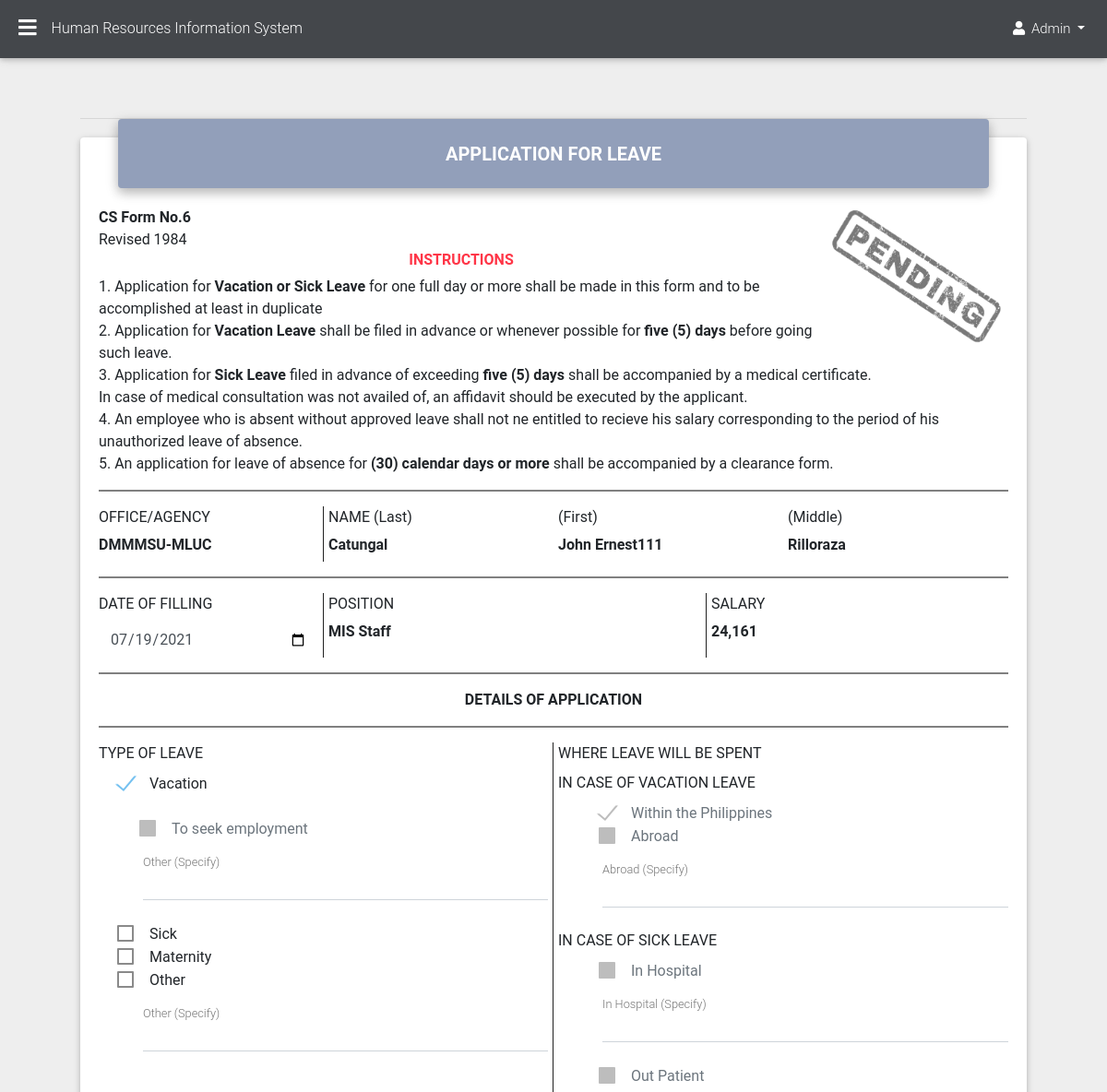
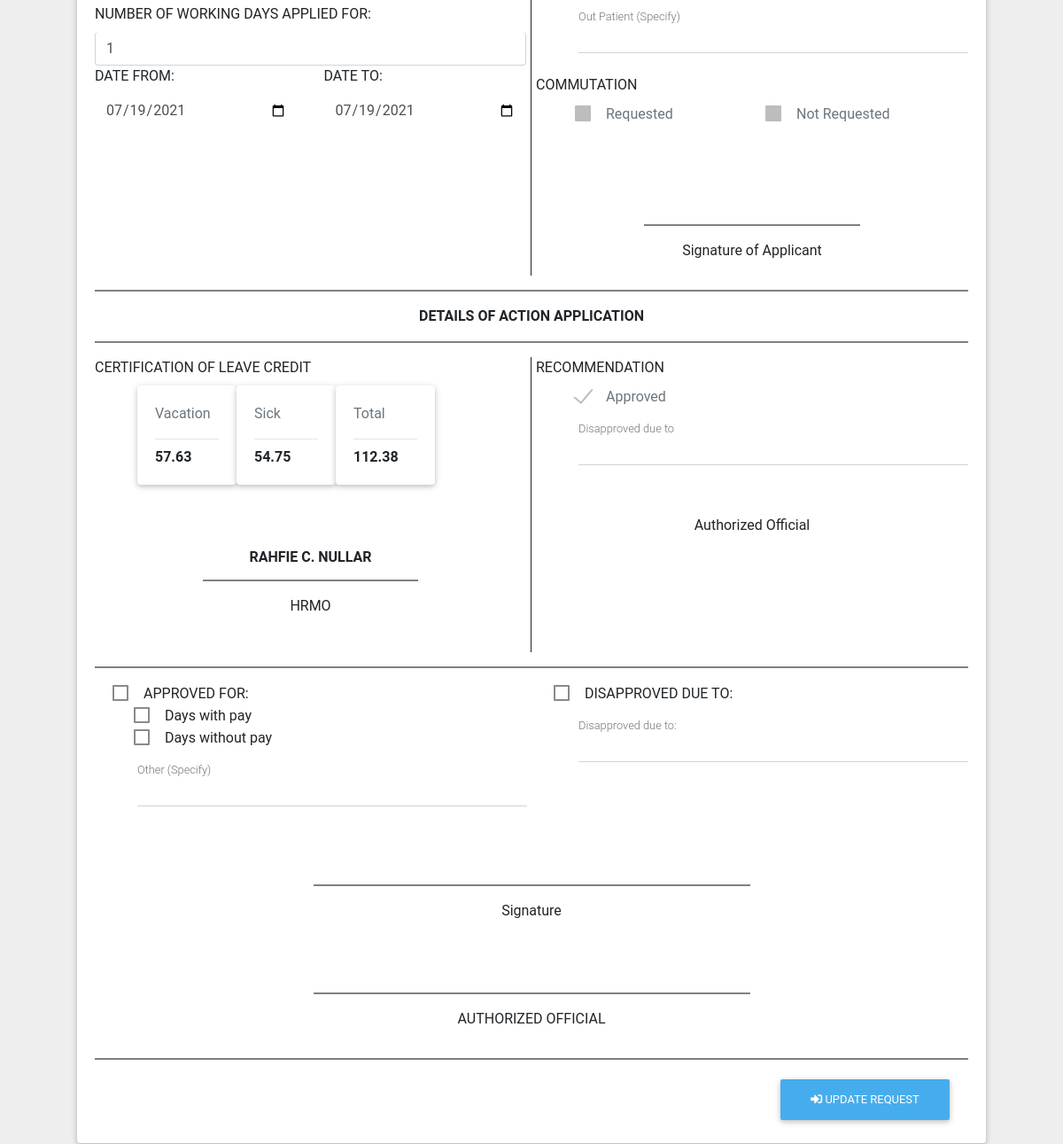
The app's page /HR-ADMIN/page/employee_leave/employee_leave_profile.php?editt=35 (signed in) with its own data (2 pictures, top to bottom).
### tables this page shows
CREATE TABLE `emp_profile` (
  `profile_id` int(11) NOT NULL,
  `employee_picture` varchar(100) NOT NULL DEFAULT ' ',
  `employee_firstname` varchar(100) NOT NULL DEFAULT ' ',
  `employee_middlename` varchar(100) NOT NULL DEFAULT ' ',
  `employee_lastname` varchar(100) NOT NULL DEFAULT ' ',
  `employee_extensionname` varchar(100) NOT NULL DEFAULT ' ',
  `employee_datebirth` date NOT NULL,
  `employee_placebirth` varchar(100) NOT NULL DEFAULT ' ',
  `employee_sex` varchar(100) NOT NULL DEFAULT ' ',
  `employee_civilstatus` varchar(100) NOT NULL DEFAULT ' ',
  `employee_height` varchar(100) NOT NULL DEFAULT ' ',
  `employee_weight` varchar(100) NOT NULL DEFAULT ' ',
  `employee_bloodtype` varchar(100) NOT NULL DEFAULT ' ',
  `employee_citizenship` varchar(100) NOT NULL DEFAULT ' ',
  `employee_Rblock` varchar(100) NOT NULL DEFAULT ' ',
  `employee_Rstreet` varchar(100) NOT NULL DEFAULT ' ',
  `employee_Rvillage` varchar(100) NOT NULL DEFAULT ' ',
  `employee_Rbarangay` varchar(100) NOT NULL DEFAULT ' ',
  `employee_Rcity` varchar(100) NOT NULL DEFAULT ' ',
  `employee_Rprovince` varchar(100) NOT NULL DEFAULT ' ',
  `employee_Rzipcode` varchar(100) NOT NULL DEFAULT ' ',
  `employee_Pblock` varchar(100) NOT NULL DEFAULT ' ',
  `employee_Pstreet` varchar(100) NOT NULL DEFAULT ' ',
  `employee_Pvillage` varchar(100) NOT NULL DEFAULT ' ',
  `employee_Pbarangay` varchar(100) NOT NULL DEFAULT ' ',
  `employee_Pcity` varchar(100) NOT NULL DEFAULT ' ',
  `employee_Pprovince` varchar(100) NOT NULL DEFAULT ' ',
  `employee_Pzipcode` varchar(100) NOT NULL DEFAULT ' ',
  `employee_telephone` varchar(100) NOT NULL DEFAULT ' ',
  `employee_contact` varchar(100) NOT NULL DEFAULT ' ',
  `employee_gsis` varchar(100) NOT NULL DEFAULT ' ',
  `employee_pagibig` varchar(100) NOT NULL DEFAULT ' ',
  `employee_philhealth` varchar(100) NOT NULL DEFAULT ' ',
  `employee_sss` varchar(100) NOT NULL DEFAULT ' ',
  `employee_tin` varchar(100) NOT NULL DEFAULT ' ',
  `employee_agency` varchar(225) NOT NULL DEFAULT ' ',
  `employee_email` varchar(225) NOT NULL DEFAULT ' ',
  `account_id` int(11) NOT NULL
);

CREATE TABLE `emp_leave` (
  `leave_Id` int(11) NOT NULL,
  `leave_filling` varchar(100) NOT NULL,
  `leave_days` int(11) NOT NULL,
  `leave_type` varchar(100) NOT NULL DEFAULT ' ',
  `leave_from` varchar(100) NOT NULL DEFAULT ' ',
  `leave_to` varchar(100) NOT NULL DEFAULT ' ',
  `leave_spent` varchar(100) NOT NULL DEFAULT ' ',
  `leave_spent1` varchar(225) NOT NULL DEFAULT ' ',
  `leave_commutation` varchar(100) NOT NULL DEFAULT ' ',
  `leave_recommendation` varchar(100) NOT NULL DEFAULT ' ',
  `leave_recommendation_due` varchar(225) NOT NULL,
  `leave_status` varchar(100) NOT NULL DEFAULT ' ',
  `leave_status_due` varchar(225) NOT NULL,
  `leave_disapproved_due` varchar(225) NOT NULL,
  `month_date` varchar(225) NOT NULL,
  `date_received` varchar(225) NOT NULL,
  `account_id` int(11) NOT NULL
);

CREATE TABLE `account` (
  `Id` int(11) NOT NULL,
  `employee_id` varchar(100) NOT NULL DEFAULT ' ',
  `password` varchar(100) NOT NULL DEFAULT ' ',
  `role` varchar(100) NOT NULL DEFAULT ' ',
  `employee_position` varchar(100) NOT NULL DEFAULT ' ',
  `employee_department` varchar(100) NOT NULL DEFAULT ' ',
  `employee_salarygrade` varchar(100) NOT NULL DEFAULT ' ',
  `employee_salarystep` varchar(100) NOT NULL DEFAULT ' ',
  `employee_salarycos` varchar(100) NOT NULL DEFAULT ' ',
  `employee_type` varchar(100) NOT NULL DEFAULT ' ',
  `employee_status` varchar(100) NOT NULL DEFAULT ' ',
  `employee_start` varchar(100) NOT NULL DEFAULT ' ',
  `employee_active` varchar(100) NOT NULL DEFAULT ' ',
  `employee_history` varchar(100) NOT NULL DEFAULT ' ',
  `dated` varchar(100) NOT NULL DEFAULT ' '
);

CREATE TABLE `sheet1` (
  `sal_id` int(10) NOT NULL,
  `step` int(1) DEFAULT NULL,
  `amount` varchar(7) DEFAULT NULL,
  `salary_id` int(3) DEFAULT NULL
);

CREATE TABLE `emp_credit` (
  `cre_id` int(11) NOT NULL,
  `cre_days` varchar(225) NOT NULL,
  `cre_vearned` varchar(225) NOT NULL,
  `cre_vwpay` varchar(225) NOT NULL,
  `cre_vbalance` varchar(225) NOT NULL,
  `cre_vwopay` varchar(225) NOT NULL,
  `cre_searned` varchar(225) NOT NULL,
  `cre_swpay` varchar(225) NOT NULL,
  `cre_sbalance` varchar(225) NOT NULL,
  `cre_swopay` varchar(225) NOT NULL,
  `month_date` varchar(11) NOT NULL,
  `cre_type` varchar(225) NOT NULL,
  `cre_datefrom` varchar(225) NOT NULL,
  `cre_dateto` varchar(225) NOT NULL,
  `cre_status` varchar(225) NOT NULL,
  `leave_id` varchar(225) NOT NULL,
  `account_id` int(11) NOT NULL
);

### HR-ADMIN/page/employee_leave/employee_leave_profile.php (the view, shortened to what the rows shown need)
<?php
include "../sidebar1.php";
include "../../assets/leave_query.php";
?>
<main>
<div class="container-fluid">
      <br>
            <div class="card card-cascade narrower">
              <div class="card-body card-body-cascade ">
                <form method="POST">
                    <br>
                    <br>
                    <br>
                    <br>
                    <br>
                    <div class="form-row">
                            <div class="col-md-3">
                                <h6><b><?php echo$employee_lastname;?></b></h6>
                            </div>
                            <div class="col-md-3">
                                <h6><b><?php echo$employee_firstname;?></b></h6>
                            </div>
                            <div class="col-md-3">
                                <h6><b><?php echo$employee_middlename;?> <?php echo$employee_extensionname;?></b></b></h6>
                            </div>
                    </div>
                    <div class="form-row">
                            <div class="col-md-3 border-right border-dark">
                                <label for="validationDefault03" class="form-label">DATE OF FILLING</label>
                                <input type="date" class="form-control border-0 " id="validationDefault03" name="leave_filling" value="<?php echo$leave_filling;?>" required>
                            </div>
                            <div class="col-md-5 border-right border-dark">
                                <h6><b><?php echo$employee_position;?></b></h6>
                            </div>
                            <div class="col-md-4">
                                 <h6><b> <?php
                                  $conn = dbConnect();
                                  $account9 = $conn->prepare("SELECT * FROM sheet1 INNER JOIN account ON account.employee_salarygrade = sheet1.salary_id
                                  AND account.employee_salarystep = sheet1.step WHERE Id = '$Id'");
                                  $account9->execute();
                                  while($result9 = $account9->fetch(PDO::FETCH_ASSOC)):;
                                  echo $result9['amount'];
                                  endwhile;?></b></h6>
                            </div>
                    </div>
                    <div class="form-row">
                    <div class="col-lg-6 col-md-6 mb-6 border-right border-dark">
                    <br>
                            <br>
                            <br>
                            <div class="row">
                                <div class="col-md-12 ">
                                <label for="validationDefault03" class="form-label">NUMBER OF WORKING DAYS APPLIED FOR:</label>
                                <input type="number" class="form-control border-top-0" id="validationDefault03" name="leave_days" value="<?php echo$leave_days;?>">
                                </div>
                                <div class="col-md-6 ">
                                <label for="validationDefault03" class="form-label">DATE FROM:</label>
                                <input type="date" class="form-control border-0 " id="validationDefault03" name="leave_from" value="<?php echo$leave_from;?>"  >
                                </div>
                                <div class="col-md-6 ">
                                <label for="validationDefault03" class="form-label">DATE TO:</label>
                                <input type="date" class="form-control border-0 " id="validationDefault03" name="leave_to" value="<?php echo$leave_to;?>" >
                                </div>
                               </div>
                    </div>
                    </div>
                    <div class="form-row ">
                    <div class="col-lg-6 col-md-6 mb-6 border-right border-dark">
                    <br>
                    <div class="row ml-5">
                        <div class="card" style="width: 7rem; height: 7rem;">
                        <div class="card-body">
                            <h6 class="card-subtitle"><b><?php echo$cre_vbalance;?></b></h6>
                        </div>
                        </div>
                        <div class="card" style="width: 7rem; height: 7rem;">
                        <div class="card-body">
                            <h6 class="card-subtitle"><b><?php echo$cre_sbalance;?></b></h6>
                        </div>
                        </div>
                        <div class="card" style="width: 7rem; height: 7rem;">
                        <div class="card-body">
                            <h6 class="card-subtitle"><b><?php echo$cre_vbalance + $cre_sbalance;?></b></h6>
                        </div>
                        </div>
                    </div>
                    <br>
                                <br>
                                <br>
                            <br>
                    </div>
                    </div>
                </form>
            </div>
        </div>
        <br>
        </div>
</main>

### records on screen
emp_profile: employee_lastname "Catungal", employee_firstname "John Ernest111", employee_middlename "Rilloraza"
emp_leave: leave_filling "07/19/2021", leave_days "1", leave_from "07/19/2021", leave_to "07/19/2021"
account: employee_position "MIS Staff"
sheet1: amount "24,161"
emp_credit: cre_vbalance "57.63", cre_sbalance "54.75", $cre_vbalance + $cre_sbalance "112.38"

### other values on screen
$_SESSION['role'] "Admin"
